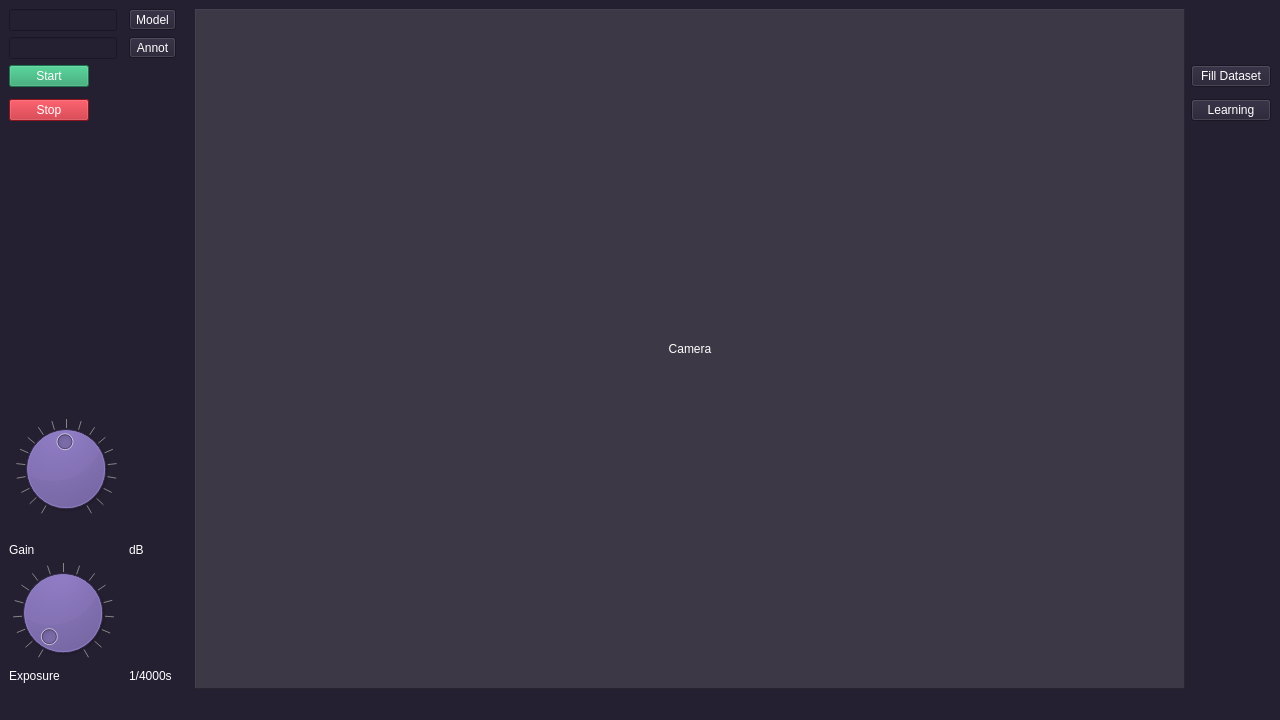
<?xml version="1.0" encoding="UTF-8"?>
<ui version="4.0">
 <class>MainWindow</class>
 <widget class="QMainWindow" name="MainWindow">
  <property name="geometry">
   <rect>
    <x>0</x>
    <y>0</y>
    <width>1280</width>
    <height>720</height>
   </rect>
  </property>
  <property name="sizePolicy">
   <sizepolicy hsizetype="Preferred" vsizetype="Preferred">
    <horstretch>0</horstretch>
    <verstretch>0</verstretch>
   </sizepolicy>
  </property>
  <property name="minimumSize">
   <size>
    <width>1280</width>
    <height>720</height>
   </size>
  </property>
  <property name="windowTitle">
   <string>Ximea Project</string>
  </property>
  <property name="styleSheet">
   <string notr="true">background-color: rgb(36, 31, 49);
color: rgb(255, 255, 255);</string>
  </property>
  <widget class="QWidget" name="centralwidget">
   <layout class="QGridLayout" name="gridLayout_2">
    <item row="0" column="0">
     <layout class="QGridLayout" name="gridLayout">
      <item row="0" column="0">
       <widget class="QLineEdit" name="le_model">
        <property name="sizePolicy">
         <sizepolicy hsizetype="Preferred" vsizetype="Fixed">
          <horstretch>0</horstretch>
          <verstretch>0</verstretch>
         </sizepolicy>
        </property>
        <property name="readOnly">
         <bool>false</bool>
        </property>
       </widget>
      </item>
      <item row="5" column="0">
       <spacer name="verticalSpacer_2">
        <property name="orientation">
         <enum>Qt::Orientation::Vertical</enum>
        </property>
        <property name="sizeHint" stdset="0">
         <size>
          <width>20</width>
          <height>40</height>
         </size>
        </property>
       </spacer>
      </item>
      <item row="10" column="2">
       <widget class="QLabel" name="lbl_gain_value">
        <property name="text">
         <string>dB</string>
        </property>
       </widget>
      </item>
      <item row="4" column="4">
       <widget class="QPushButton" name="btn_learning">
        <property name="text">
         <string>Learning</string>
        </property>
       </widget>
      </item>
      <item row="0" column="3" rowspan="14">
       <widget class="QLabel" name="lbl_camera_stream">
        <property name="sizePolicy">
         <sizepolicy hsizetype="Expanding" vsizetype="Expanding">
          <horstretch>0</horstretch>
          <verstretch>0</verstretch>
         </sizepolicy>
        </property>
        <property name="cursor">
         <cursorShape>CrossCursor</cursorShape>
        </property>
        <property name="styleSheet">
         <string notr="true">background-color: rgb(61, 56, 70);</string>
        </property>
        <property name="frameShape">
         <enum>QFrame::Shape::Panel</enum>
        </property>
        <property name="frameShadow">
         <enum>QFrame::Shadow::Raised</enum>
        </property>
        <property name="text">
         <string>Camera</string>
        </property>
        <property name="alignment">
         <set>Qt::AlignmentFlag::AlignCenter</set>
        </property>
       </widget>
      </item>
      <item row="12" column="0">
       <widget class="QLabel" name="lbl_exposure">
        <property name="text">
         <string>Exposure</string>
        </property>
       </widget>
      </item>
      <item row="10" column="0">
       <widget class="QLabel" name="lbl_gain">
        <property name="text">
         <string>Gain</string>
        </property>
        <property name="alignment">
         <set>Qt::AlignmentFlag::AlignLeading|Qt::AlignmentFlag::AlignLeft|Qt::AlignmentFlag::AlignVCenter</set>
        </property>
       </widget>
      </item>
      <item row="4" column="0" colspan="2">
       <widget class="QPushButton" name="btn_stop">
        <property name="sizePolicy">
         <sizepolicy hsizetype="Fixed" vsizetype="Fixed">
          <horstretch>0</horstretch>
          <verstretch>0</verstretch>
         </sizepolicy>
        </property>
        <property name="styleSheet">
         <string notr="true">background-color: rgb(192, 28, 40);
color: rgb(255, 255, 255);
</string>
        </property>
        <property name="text">
         <string>Stop</string>
        </property>
       </widget>
      </item>
      <item row="0" column="2">
       <widget class="QToolButton" name="tbtn_model">
        <property name="text">
         <string>Model</string>
        </property>
       </widget>
      </item>
      <item row="12" column="2">
       <widget class="QLabel" name="lbl_exposure_value">
        <property name="sizePolicy">
         <sizepolicy hsizetype="Fixed" vsizetype="Preferred">
          <horstretch>0</horstretch>
          <verstretch>0</verstretch>
         </sizepolicy>
        </property>
        <property name="minimumSize">
         <size>
          <width>60</width>
          <height>0</height>
         </size>
        </property>
        <property name="text">
         <string>1/4000s</string>
        </property>
       </widget>
      </item>
      <item row="2" column="4">
       <widget class="QPushButton" name="btn_fill_dataset">
        <property name="text">
         <string>Fill Dataset</string>
        </property>
       </widget>
      </item>
      <item row="2" column="0" colspan="3">
       <widget class="QPushButton" name="btn_start">
        <property name="sizePolicy">
         <sizepolicy hsizetype="Fixed" vsizetype="Fixed">
          <horstretch>0</horstretch>
          <verstretch>0</verstretch>
         </sizepolicy>
        </property>
        <property name="styleSheet">
         <string notr="true">background-color: rgb(38, 162, 105);
color: rgb(255, 255, 255);</string>
        </property>
        <property name="text">
         <string>Start</string>
        </property>
       </widget>
      </item>
      <item row="6" column="0" colspan="2">
       <widget class="QDial" name="dial_gain">
        <property name="sizePolicy">
         <sizepolicy hsizetype="Preferred" vsizetype="Preferred">
          <horstretch>0</horstretch>
          <verstretch>0</verstretch>
         </sizepolicy>
        </property>
        <property name="minimum">
         <number>1</number>
        </property>
        <property name="maximum">
         <number>72</number>
        </property>
        <property name="pageStep">
         <number>1</number>
        </property>
        <property name="value">
         <number>36</number>
        </property>
        <property name="sliderPosition">
         <number>36</number>
        </property>
        <property name="notchesVisible">
         <bool>true</bool>
        </property>
       </widget>
      </item>
      <item row="11" column="0">
       <widget class="QDial" name="dial_exposure">
        <property name="sizePolicy">
         <sizepolicy hsizetype="Preferred" vsizetype="Preferred">
          <horstretch>0</horstretch>
          <verstretch>0</verstretch>
         </sizepolicy>
        </property>
        <property name="minimum">
         <number>1</number>
        </property>
        <property name="maximum">
         <number>17</number>
        </property>
        <property name="pageStep">
         <number>1</number>
        </property>
        <property name="value">
         <number>1</number>
        </property>
        <property name="notchesVisible">
         <bool>true</bool>
        </property>
       </widget>
      </item>
      <item row="1" column="0">
       <widget class="QLineEdit" name="le_annotation">
        <property name="sizePolicy">
         <sizepolicy hsizetype="Preferred" vsizetype="Fixed">
          <horstretch>0</horstretch>
          <verstretch>0</verstretch>
         </sizepolicy>
        </property>
       </widget>
      </item>
      <item row="1" column="2">
       <widget class="QToolButton" name="tbtn_annotation">
        <property name="text">
         <string>Annot</string>
        </property>
       </widget>
      </item>
     </layout>
    </item>
   </layout>
  </widget>
  <widget class="QMenuBar" name="menubar">
   <property name="geometry">
    <rect>
     <x>0</x>
     <y>0</y>
     <width>1280</width>
     <height>23</height>
    </rect>
   </property>
  </widget>
  <widget class="QStatusBar" name="statusbar"/>
 </widget>
 <tabstops>
  <tabstop>tbtn_model</tabstop>
  <tabstop>tbtn_annotation</tabstop>
  <tabstop>btn_start</tabstop>
  <tabstop>btn_stop</tabstop>
  <tabstop>dial_gain</tabstop>
  <tabstop>dial_exposure</tabstop>
  <tabstop>le_model</tabstop>
  <tabstop>le_annotation</tabstop>
  <tabstop>btn_fill_dataset</tabstop>
  <tabstop>btn_learning</tabstop>
 </tabstops>
 <resources/>
 <connections/>
</ui>
